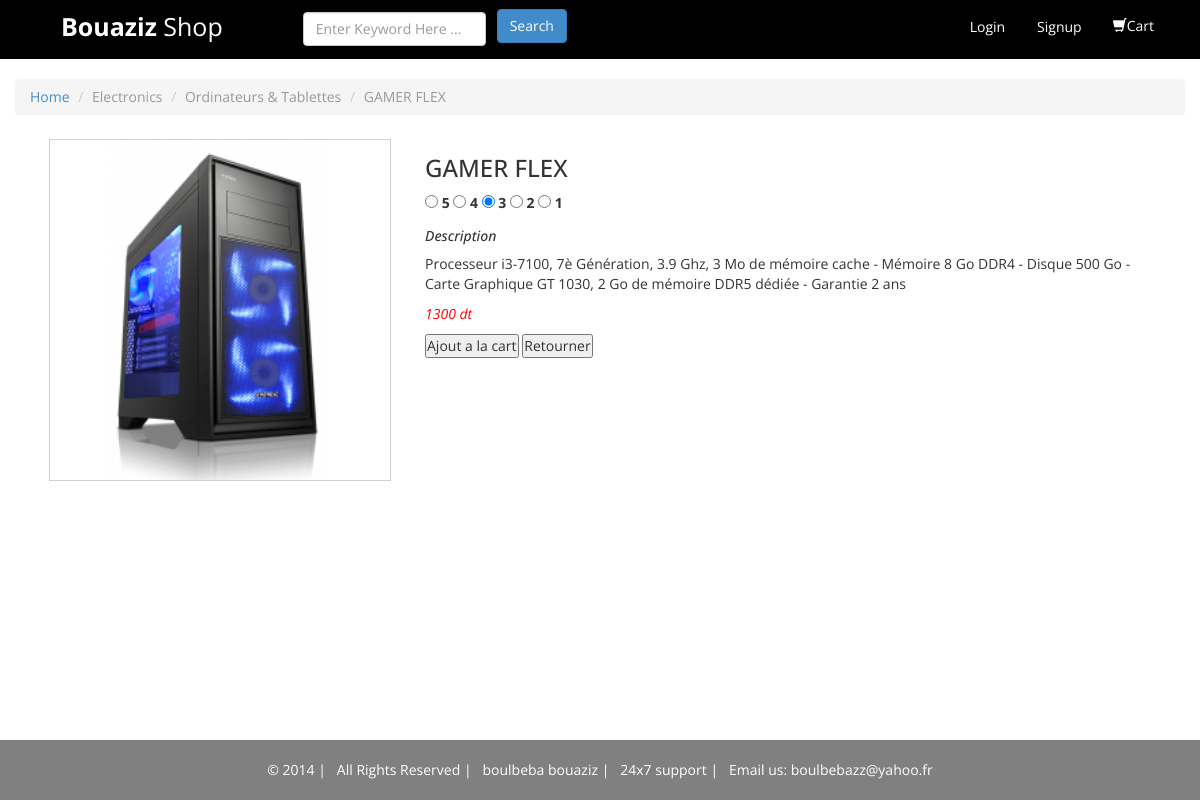
The app's page /prodetail.php?id=57 with its own data.
### tables this page shows
CREATE TABLE IF NOT EXISTS `produit` (
  `idprod` int(11) NOT NULL AUTO_INCREMENT,
  `nomprod` varchar(20) NOT NULL,
  `prixprod` double NOT NULL,
  `quantiteprod` int(11) NOT NULL,
  `imageprod` varchar(500) NOT NULL,
  `categorie` varchar(50) NOT NULL,
  `description` text NOT NULL,
  PRIMARY KEY (`idprod`)
);

### prodetail.php (the view, shortened to what this page needs)
<link href="css/bootstrap.css" rel="stylesheet" type="text/css" media="all" />
<link href="css/style.css" rel="stylesheet" type="text/css" media="all" />
<link href="css/fasthover.css" rel="stylesheet" type="text/css" media="all" />
<link href="css/font-awesome.css" rel="stylesheet">
<body style="background-color: white;">
<?php
include "header.php"
?>
<?php
  $con = mysqli_connect("127.0.0.1 ","root","","bdvente");
 if(isset($_GET["id"]))
 	$produit=$_GET["id"];
  $sql="SELECT * FROM `produit` WHERE idprod = $produit";
  $result = mysqli_query($con, $sql);
                while($row = mysqli_fetch_array($result))
                {
?>
 <div class="col-md-12">
                <div>
                    <ol class="breadcrumb">
                        <li><a href="index.php">Home</a></li>
                        <li class="active" href="index.php" >Electronics</li>
                        <li class="active"><?php echo"$row[5]"?></li>
                        <li class="active"><?php echo"$row[1]"?></li>
                    </ol>
                </div>
            </div>
<div class="single">
		<div class="container">
			<div class="col-md-4 single-right">
				<div class="flexslider">
					<ul class="slides">
						<li data-thumb="<?php echo"$row[4]"?>">
							<div class="thumb-image"> <img src="<?php echo"$row[4]"?>" data-imagezoom="true" class="img-responsive" alt=""> </div>
						</li>
					</ul>
				</div>
					<link rel="stylesheet" href="css/flexslider.css" type="text/css" media="screen" />
			</div>
			<div class="col-md-8 single-right">
				<h3><?php echo"$row[1]" ?></h3>
				<div class="rating1">
					<span class="starRating">
						<input id="rating5" type="radio" name="rating" value="5">
						<label for="rating5">5</label>
						<input id="rating4" type="radio" name="rating" value="4">
						<label for="rating4">4</label>
						<input id="rating3" type="radio" name="rating" value="3" checked>
						<label for="rating3">3</label>
						<input id="rating2" type="radio" name="rating" value="2">
						<label for="rating2">2</label>
						<input id="rating1" type="radio" name="rating" value="1">
						<label for="rating1">1</label>
					</span>
				</div>
				<div class="description">
					<h5><i>Description</i></h5>
					<p><?php echo"$row[6]"?> </p>
				</div>
				<div class="simpleCart_shelfItem">
					<p style="color: red;"><i class="item_price"> <?php echo"$row[2]"." dt"?> </i></p>
					<form action="#" method="post">
						<button type="submit" class="w3ls-cart">Ajout a la cart</button>
						<button type="button" class="w3ls-cart" onclick="window.open('index.php','_self');">Retourner</button>
					</form>
				</div>
			</div>
</body>
<?php
}
?>
<div class="row"></div>
<footer>
<div class="end-box " style="   position: fixed;
    left: 0;
    bottom: 0;
    width: 100%;
    background-color: gray;
    color: white;
    text-align: center;" >
        &copy; 2014 | &nbsp; All Rights Reserved | &nbsp; boulbeba bouaziz | &nbsp; 24x7 support | &nbsp; Email us: boulbebazz@yahoo.fr
    </div></footer>

### admin/css/style.css (style rules this page uses)
* { margin: 0px; padding: 0px; }
body { background: #eaebec; font-family: "Open Sans", sans-serif; }

### assets/css/style.css (style rules this page uses)
h1, h2, h3, h4, h5, h6 { font-family:'Open Sans', sans-serif; }
.row { margin-bottom:10px; }
.end-box { padding:20px; color:#fff; background-color:#000; font-size:14px; }

### records on screen
produit: categorie "Ordinateurs & Tablettes", nomprod "GAMER FLEX", imageprod (picture), description "Processeur i3-7100, 7è Génération, 3.9 Ghz, 3 Mo de mémoire cache - Mémoire 8 Go DDR4 - Disque 500 Go - Carte Graphique GT 1030, 2 Go de mémoire DDR5 dédiée - Garantie 2 ans", prixprod "1300"
